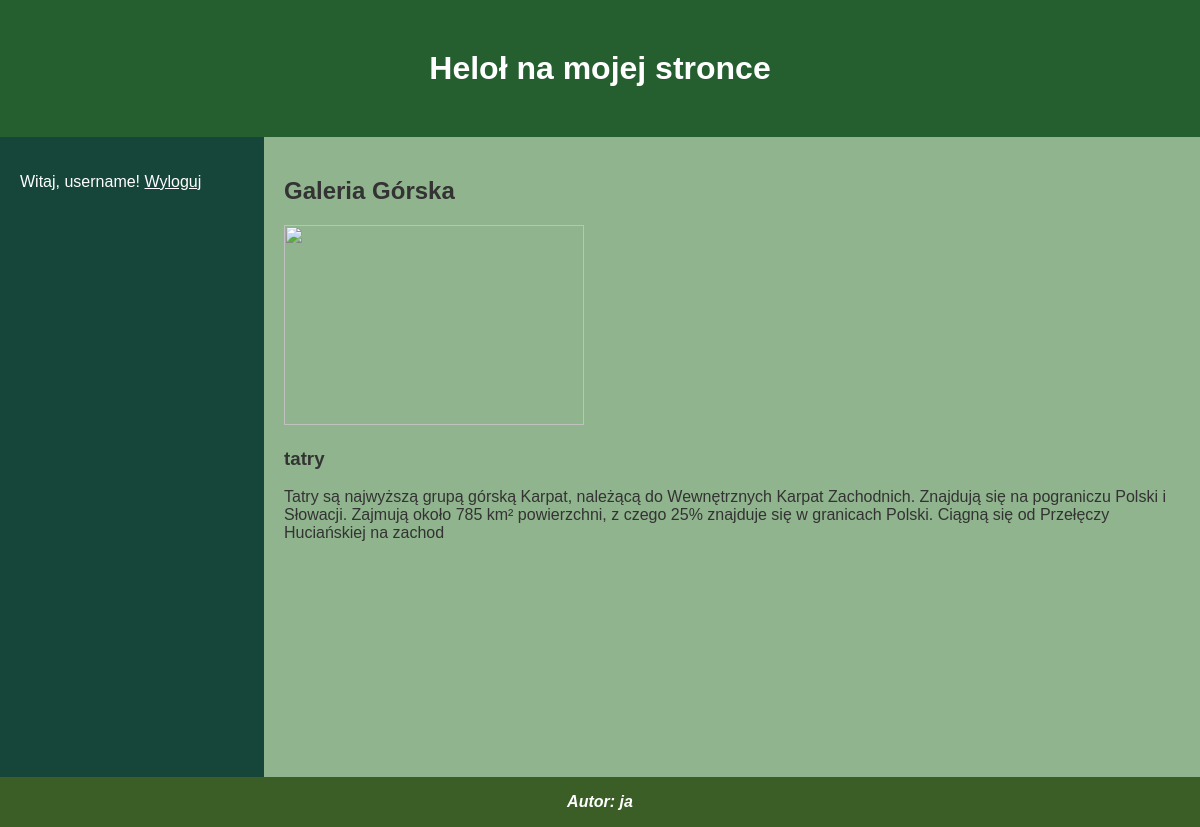
Screenshot of /22.03.2025_LOG/index.php (signed in) with the database file from the repository.
### tables this page shows
CREATE TABLE `gory` (
  `id` int(11) NOT NULL,
  `nazwa` varchar(255) NOT NULL,
  `opis` varchar(255) NOT NULL
);

### 22.03.2025_LOG/index.php (the view, shortened to what this page needs)
<?php
require_once("db.php");
?>
<!DOCTYPE html>
<html lang="pl">
<head>
    <link rel="stylesheet" href="style.css">
</head>
<body>
    <header>
        <h1>Heloł na mojej stronce</h1>
    </header>
    <section class="main">
        <section class="lewa">
            <ul>
                <?php if (isset($_SESSION['user_name'])): ?>
                    <span>Witaj, <?php echo htmlspecialchars($_SESSION['user_name']); ?>!</span>
                    <a href="logout.php">Wyloguj</a>
                <?php else: ?>
                    <a href="zarejestruj.php">Zarejestruj</a>
                    <a href="zaloguj.php">Zaloguj</a>
                <?php endif; ?>
            </ul>
        </section>
        <section class="prawa">
            <?php if (isset($_SESSION['user_name'])): ?>
                <h2>Galeria Górska</h2>
                <div class="galeria">
                <?php if (isset($_SESSION['user_name'])): ?>
                    <img src="https://zakopane.com/wp-content/uploads/2017/10/tatry-podzia%C5%82.jpg">
                <?php else: ?>
                    <p>Brak zwartosci</p>
                <?php endif; ?>
                    <?php
                    $sql = "SELECT nazwa, opis FROM gory";
                    $result = $conn->query($sql);
                    if (isset($_SESSION['user_name'])) {
                        while ($row = $result->fetch_assoc()) {
                            echo "<div class='gora'>";
                            echo "<h3>" . htmlspecialchars($row['nazwa']) . "</h3>";
                            echo "<p>" . htmlspecialchars($row['opis']) . "</p>";
                            echo "</div>";
                        }
                    } else {
                        echo "<p>Brak danych do wyświetlenia.</p>";
                    }
                    ?>
                </div>
            <?php else: ?>
                <p>Zaloguj się, aby zobaczyć zawartość.</p>
            <?php endif; ?>
        </section>
    </section>
    <footer>
        <b><i>Autor: ja</i></b>
    </footer>
</body>
</html>

### 22.03.2025_LOG/style.css (style rules this page uses)
body, html { margin: 0; padding: 0; box-sizing: border-box; overflow: hidden; font-family: Arial, Helvetica, sans-serif; color: white; }
header { background-color: #255e2f; width: 100%; height: auto; text-align: center; padding: 20px 0; }
header > h1 { margin: 0; color: #FFF; padding: 30px; font-size: 2rem; }
.main { display: flex; width: 100%; }
.lewa { width: 20%; background-color: #16463a; height: 75vh; float: left; padding: 20px; color: white; }
.lewa a { color: white; }
ul { list-style: none; padding: 0; }
.prawa { width: 80%; background-color: #90b48d; color: #333; height: 75vh; float: left; padding: 20px; }
footer { background-color: #3a5e25; width: 100%; display: flex; justify-content: center; align-items: center; height: 50px; }
img { width: 25vw; height: 25vh; }

### rows the page displays
gory: nazwa "tatry", opis "Tatry są najwyższą grupą górską Karpat, należącą do Wewnętrznych Karpat Zachodnich. Znajdują się na pograniczu Polski i Słowacji. Zajmują około 785 km² powierzchni, z czego 25% znajduje się w granicach Polski. Ciągną się od Przełęczy Huciańskiej na zachod"

### other values shown
$_SESSION['user_name'] "username"
